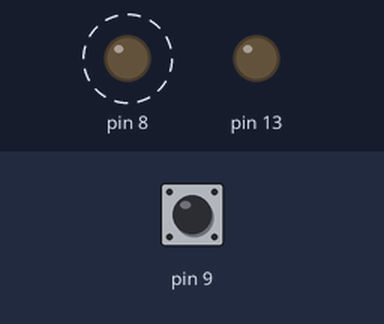
The sketch below on a simulated Arduino Uno, built with avr-gcc and run on an emulated ATmega328P. On the bench: output pins drawn as LEDs (lit = HIGH). Dashed ring = blinking. The test bench sets the inputs (shaded band); at power-on: pin 9 HIGH.

Above: at 3.8 s.
3.9 s: pin 9 pulled LOW for 1.3 s
At 4.8 s:
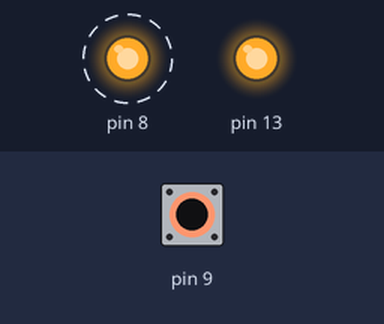
7.5 s: pin 9 pulled LOW for 3.2 s
At 12.7 s:
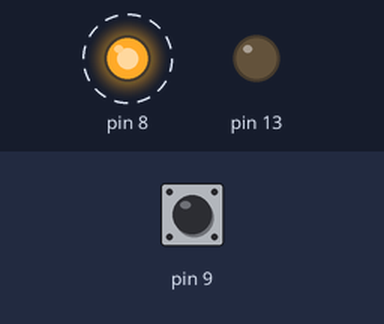
Timing chart, 0 to 18.5 s (numbered marks = the images above; inputs shaded):
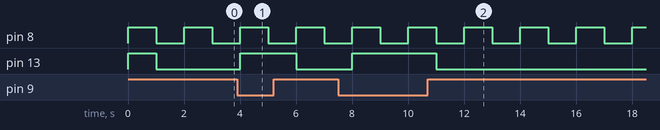

Measured:
- after the input at 3.9 s, pin 13: LOW → HIGH after 0.10 s, → LOW 2.0 s later
- after the input at 7.5 s, pin 13: LOW → HIGH after 0.50 s, → LOW 3.0 s later
- by itself, pin 8: alternates HIGH for 1.0 s and LOW for 1.0 s

The sketch:

two-leds-one-blinking-other-button2.ino
```cpp
/*
   Written by Ahmed khairy for TOT training
   on 6/8/2019
   using arduino uno
   one blink other is controlled by button
   external blinking led on pb0
   internal controlled led on onboard led 13
   In this code i will use xor to toggle instead of on and off
*/
#include <avr/io.h>
#include <util/delay.h>

int main(void)
{
  DDRB = 0b00100001;
  PORTB = 0b11111110;
  while (1)
  {
    PORTB ^= (1 << PB0);
    _delay_ms(1000);
    if (!(PINB & (1 << PB1))) //! used to test false condition
      PORTB |= (1 << PB5) ;
    else
      PORTB &= ~(1 << PB5);
  }
}
```
